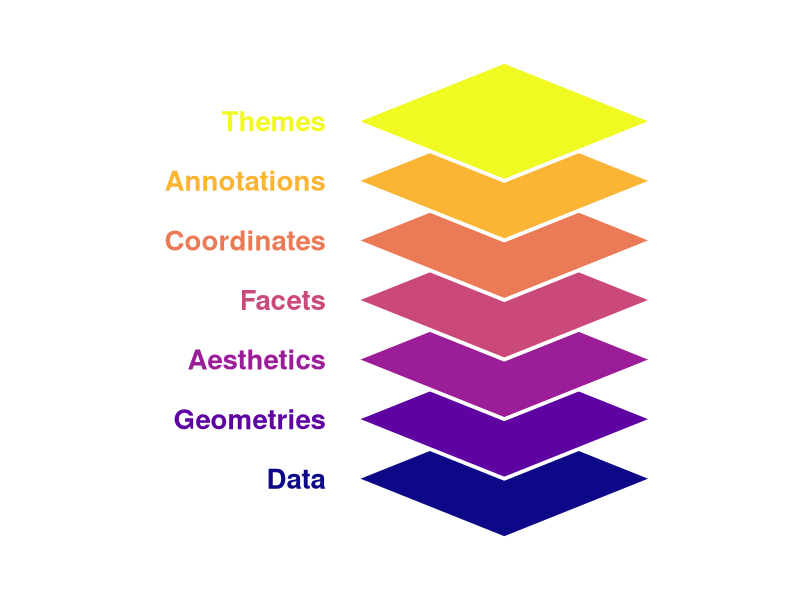
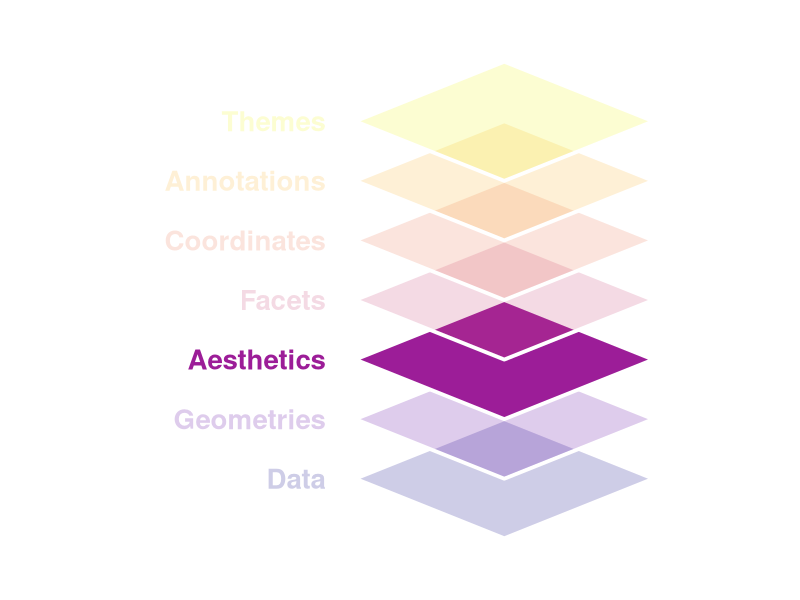
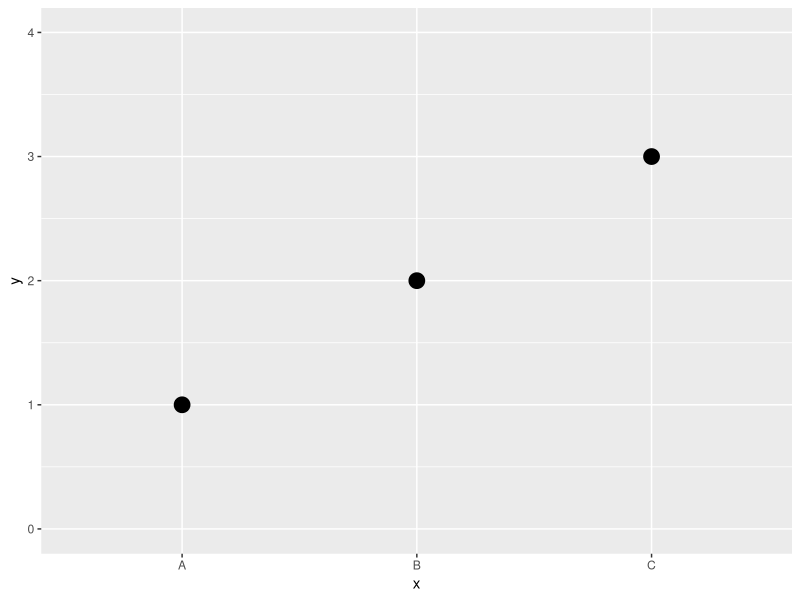
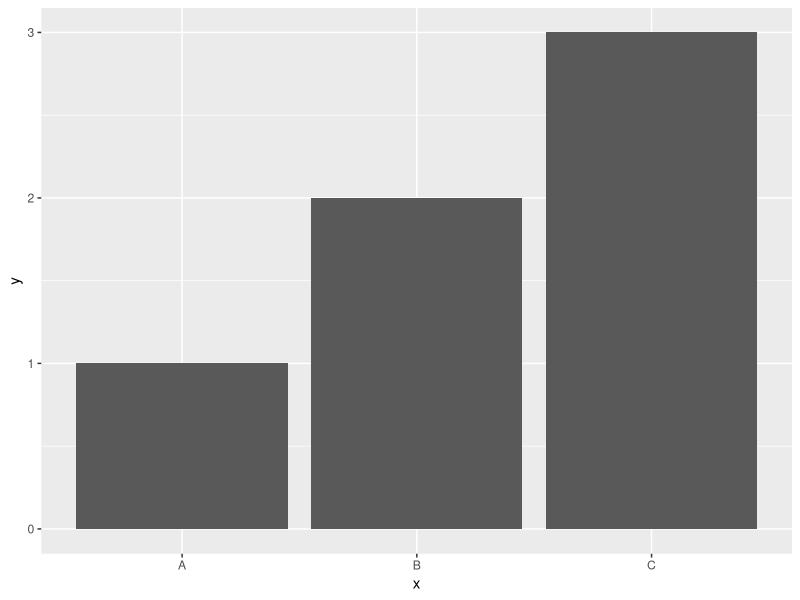
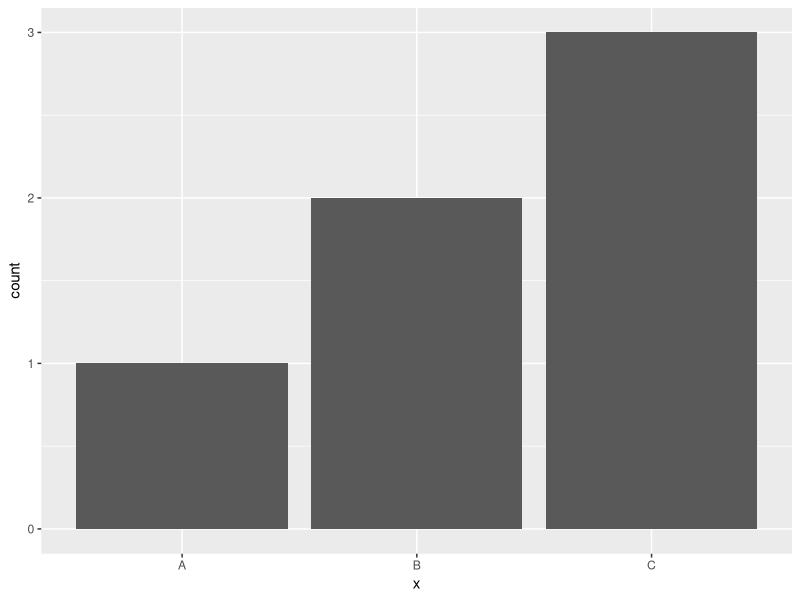
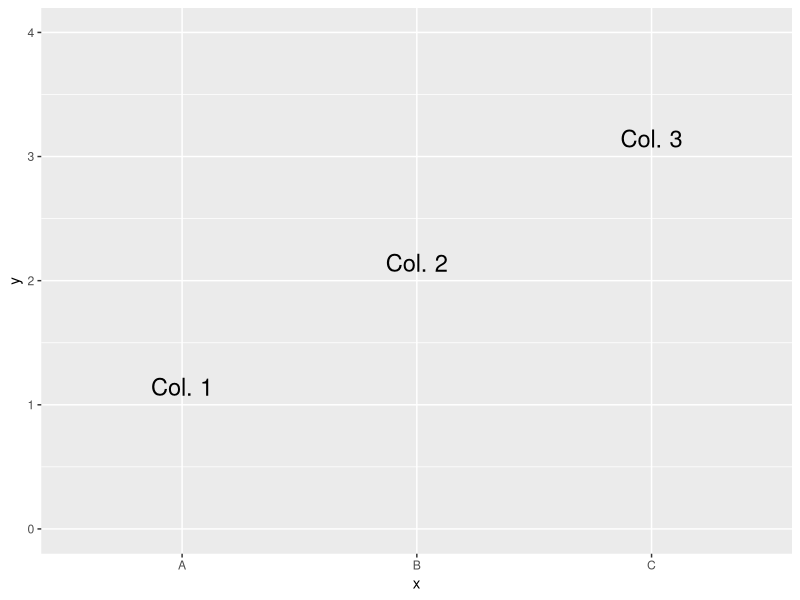
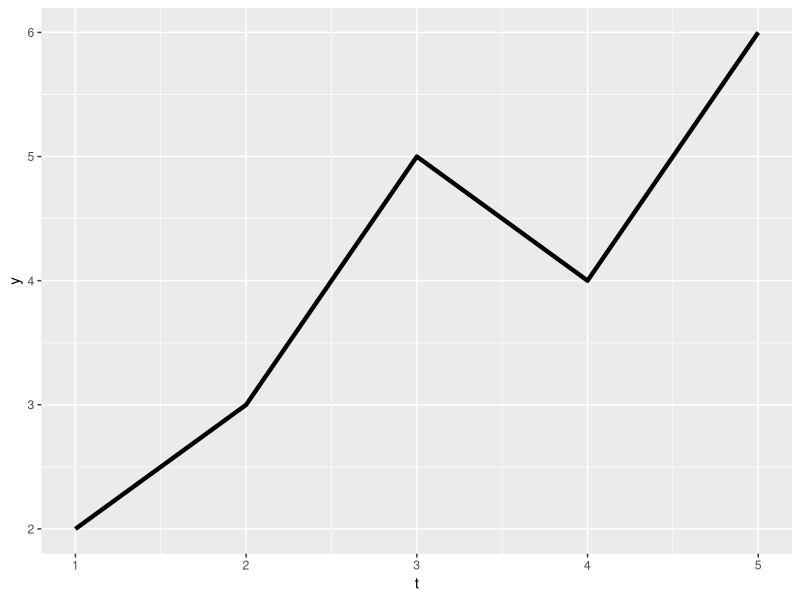
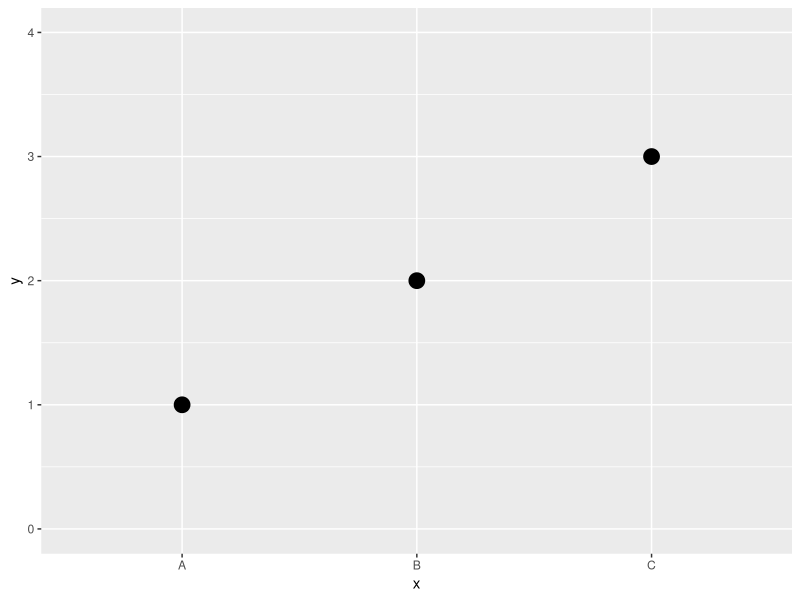

Recreate these plots in R, in order.
## ---- chunk 1
library(ggplot2)
# Layer order (bottom → top): Data → Geometries → Aesthetics → Facets → Coordinates → Annotations → Themes
layers <- rev(c("Themes","Annotations","Coordinates",
                "Facets","Aesthetics","Geometries","Data"))

# Parameters
gap_y <- 2
w0    <- 5
h0    <- 2
x_shift <- 6
n <- length(layers)

# Function to build diamonds
make_plate <- function(k) {
  w  <- w0
  h  <- h0
  y0 <- (k - 1) * gap_y
  x <- c(-w, 0,  w,  0) + x_shift
  y <- c( 0, h,  0, -h) + y0
  data.frame(
    layer = layers[k],
    k = k,
    x = x,
    y = y,
    id = paste0("P", k),
    stringsAsFactors = FALSE
  )
}

plates <- do.call(rbind, lapply(seq_len(n), make_plate))

# Label positions
label_pos <- aggregate(cbind(y) ~ layer + k, plates, mean)
label_pos$x <- x_shift - (w0 * 2.2)

# Plot
ggplot() +
  geom_polygon(
    data = plates,
    aes(x, y, group = id, fill = k),
    color = "white", linewidth = 1.3
  ) +
  geom_text(
    data = label_pos,
    aes(x + 5, y, label = layer, color = k),
    hjust = 1, fontface = "bold", size = 7
  ) +
  scale_fill_viridis_c(option = "plasma", direction = 1, guide = "none") +  
  scale_color_viridis_c(option = "plasma", direction = 1, guide = "none") +
  coord_fixed(
    xlim = c(-10, 15),
    expand = FALSE
  ) +
  theme_void() +
  theme(plot.margin = margin(20, 20, 20, 20))
## ---- chunk 2
library(ggplot2)
# Layer order (bottom → top): Data → Geometries → Aesthetics → Facets → Coordinates → Annotations → Themes
layers <- rev(c("Themes","Annotations","Coordinates",
                "Facets","Aesthetics","Geometries","Data"))

# Parameters
gap_y <- 2
w0    <- 5
h0    <- 2
x_shift <- 6
n <- length(layers)

# Function to build diamonds
make_plate <- function(k) {
  w  <- w0
  h  <- h0
  y0 <- (k - 1) * gap_y
  x <- c(-w, 0,  w,  0) + x_shift
  y <- c( 0, h,  0, -h) + y0
  data.frame(
    layer = layers[k],
    k = k,
    x = x,
    y = y,
    id = paste0("P", k),
    stringsAsFactors = FALSE
  )
}

plates <- do.call(rbind, lapply(seq_len(n), make_plate))

# Label positions
label_pos <- aggregate(cbind(y) ~ layer + k, plates, mean)
label_pos$x <- x_shift - (w0 * 2.2)

# Add alpha column to polygons
plates$alpha <- ifelse(plates$layer == "Aesthetics", 1, 0.2)
# Add matching alpha to labels
label_pos$alpha <- ifelse(label_pos$layer == "Aesthetics", 1, 0.2)

ggplot() +
  geom_polygon(
    data = plates,
    aes(x, y, group = id, fill = k, alpha = alpha),  # add alpha
    color = "white", linewidth = 1.3
  ) +
  geom_text(
    data = label_pos,
    aes(x + 5, y, label = layer, color = k, alpha = alpha), # add alpha
    hjust = 1, fontface = "bold", size = 7
  ) +
  scale_fill_viridis_c(option = "plasma", direction = 1, guide = "none") +
  scale_color_viridis_c(option = "plasma", direction = 1, guide = "none") +
  scale_alpha_identity() +   # ensures your alpha column is used directly
  coord_fixed(
    xlim = c(-10, 15),
    expand = FALSE
  ) +
  theme_void() +
  theme(plot.margin = margin(20, 20, 20, 20))
## ---- chunk 3
library(tibble); library(ggplot2)
eg <- tribble(
  ~x, ~y,
  "A", 1,
  "B", 2,
  "C", 3
)
fig_geom_point<-ggplot(eg, aes(x = x, y = y)) +
  geom_point(size = 5)+
  coord_cartesian(ylim = c(0, 4))
fig_geom_point
## ---- chunk 4
eg2 <- tribble(
  ~x, ~y,
  "A", 1,
  "B", 2,
  "C", 3
)
fig_geom_col<-ggplot(eg2, aes(x = x, y = y)) +
  geom_col()
fig_geom_col
## ---- chunk 5
eg2 <- tribble(
  ~x,
  "A",
  "B",
  "B",
  "C",
  "C",
  "C"
)

fig_geom_bar<-ggplot(eg2, aes(x = x)) +
  geom_bar()
fig_geom_bar
## ---- chunk 6
eg3 <- tribble(
  ~x, ~y, ~label,
  "A", 1, "Col. 1",
  "B", 2, "Col. 2",
  "C", 3, "Col. 3"
)
fig_geom_text<-ggplot(eg3, aes(x = x, y = y, label = label)) +
  geom_text(size = 6, vjust = -0.5)+
  coord_cartesian(ylim = c(0, 4))
fig_geom_text
## ---- chunk 7
ts <- tibble(
  t = 1:5,
  y = c(2,3,5,4,6)
)
fig_geom_line<-ggplot(ts, aes(x = t, y = y)) +
  geom_line(linewidth = 1.5)
fig_geom_line
## ---- chunk 8
library(tibble); library(ggplot2)
eg <- tribble(
  ~x, ~y,
  "A", 1,
  "B", 2,
  "C", 3
)
fig_geom_point<-ggplot(eg, aes(x = x, y = y)) +
  geom_point(size = 5)+
  coord_cartesian(ylim = c(0, 4))
fig_geom_point
## ---- chunk 9
eg2 <- tribble(
  ~x, ~y,
  "A", 1,
  "B", 2,
  "C", 3
)
fig_geom_col<-ggplot(eg2, aes(x = x, y = y)) +
  geom_col()
fig_geom_col
## ---- chunk 10
eg2 <- tribble(
  ~x,
  "A",
  "B",
  "B",
  "C",
  "C",
  "C"
)

fig_geom_bar<-ggplot(eg2, aes(x = x)) +
  geom_bar()
fig_geom_bar
## ---- chunk 11
eg3 <- tribble(
  ~x, ~y, ~label,
  "A", 1, "Col. 1",
  "B", 2, "Col. 2",
  "C", 3, "Col. 3"
)
fig_geom_text<-ggplot(eg3, aes(x = x, y = y, label = label)) +
  geom_text(size = 6, vjust = -0.5)+
  coord_cartesian(ylim = c(0, 4))
fig_geom_text
## ---- chunk 12
ts <- tibble(
  t = 1:5,
  y = c(2,3,5,4,6)
)
fig_geom_line<-ggplot(ts, aes(x = t, y = y)) +
  geom_line(linewidth = 1.5)
fig_geom_line
## ---- chunk 13
library(tibble)
library(ggplot2)
eg <- tribble(
  ~x, ~y, ~size, ~x1,
  "A", 1, 5, 1,
  "B", 1, 10, 2,
  "C", 1, 15, 3
)

# Color, discrete
ggplot(eg, aes(x = x, y = y, color = x)) +
  geom_point(size = 30) +
  guides(color = "none") +
  theme(axis.text.y = element_blank(),
        axis.ticks = element_blank())
## ---- chunk 14
# Color, continuous
ggplot(eg, aes(x = x1, y = y, color = x1)) +
  geom_point(size = 30) +
  guides(color = "none") +
  coord_cartesian(xlim = c(0.5, 3.5)) +
  theme(axis.text.y = element_blank(),
        axis.ticks = element_blank())
## ---- chunk 15
# Size
ggplot(eg, aes(x = x, y = y, size = x)) +
  geom_point() +
  scale_size_discrete(range = c(15, 30)) +
  guides(size = "none") +
  theme(axis.text.y = element_blank(),
        axis.ticks = element_blank())
## ---- chunk 16
# Fill
ggplot(eg, aes(x = x, y = y, fill = x)) +
  geom_point(size = 30, pch = 21, stroke = 5) +
  guides(fill = "none") +
  theme(axis.text.y = element_blank(),
        axis.ticks = element_blank())
## ---- chunk 17
# Shape
ggplot(eg, aes(x = x, y = y, shape = x)) +
  geom_point(size = 30) +
  guides(shape = "none") +
  theme(axis.text.y = element_blank(),
        axis.ticks = element_blank())
## ---- chunk 18
# Alpha
ggplot(eg, aes(x = x, y = y, alpha = x)) +
  geom_point(size = 30) +
  guides(alpha = "none") +
  theme(axis.text.y = element_blank(),
        axis.ticks = element_blank())
## ---- chunk 19
library(tibble)
library(ggplot2)
eg <- tribble(
  ~x, ~y, ~size, ~x1,
  "A", 1, 5, 1,
  "B", 1, 10, 2,
  "C", 1, 15, 3
)

# Color, discrete
ggplot(eg, aes(x = x, y = y, color = x)) +
  geom_point(size = 30) +
  guides(color = "none") +
  theme(axis.text.y = element_blank(),
        axis.ticks = element_blank())
## ---- chunk 20
# Color, continuous
ggplot(eg, aes(x = x1, y = y, color = x1)) +
  geom_point(size = 30) +
  guides(color = "none") +
  coord_cartesian(xlim = c(0.5, 3.5)) +
  theme(axis.text.y = element_blank(),
        axis.ticks = element_blank())
## ---- chunk 21
# Size
ggplot(eg, aes(x = x, y = y, size = x)) +
  geom_point() +
  scale_size_discrete(range = c(15, 30)) +
  guides(size = "none") +
  theme(axis.text.y = element_blank(),
        axis.ticks = element_blank())
## ---- chunk 22
# Fill
ggplot(eg, aes(x = x, y = y, fill = x)) +
  geom_point(size = 30, pch = 21, stroke = 5) +
  guides(fill = "none") +
  theme(axis.text.y = element_blank(),
        axis.ticks = element_blank())
## ---- chunk 23
# Shape
ggplot(eg, aes(x = x, y = y, shape = x)) +
  geom_point(size = 30) +
  guides(shape = "none") +
  theme(axis.text.y = element_blank(),
        axis.ticks = element_blank())
## ---- chunk 24
# Alpha
ggplot(eg, aes(x = x, y = y, alpha = x)) +
  geom_point(size = 30) +
  guides(alpha = "none") +
  theme(axis.text.y = element_blank(),
        axis.ticks = element_blank())
## ---- chunk 25
eg1 <- data.frame(
  democracy = c(-8, -7, -5, -3, 0, 2, 5, 8, 9),   # democracy score
  gdp = c(2, 9, 4, 7, 8, 20, 15, 25, 27)  # GDP per capita in $1,000s
)
## ---- chunk 26
top4<-head(eg1, n=5)
knitr::kable(top4, format = "html", row.names = FALSE)
## ---- chunk 27
# Example data
# Scatterplot with geom_point
ggplot(data=eg1, 
       aes(x = democracy, y = gdp)) +
  geom_point(size=5)+
  theme_grey(base_size = 25)
## ---- chunk 28
# Reusable dataset
eg1 <- data.frame(
  country = c(
    "North Korea",   # very autocratic, very poor
    "Saudi Arabia",  # autocratic, but richer due to oil
    "Zimbabwe",      # authoritarian, low GDP
    "Russia",        # hybrid regime, middle income
    "Nigeria",       # similar position
    "India",         # low–mid democracy, growing GDP
    "Brazil",        # democracy, mid GDP
    "Poland",        # consolidated democracy, higher GDP
    "South Korea"   # rich democracy
  ), 
  democracy = c(-8, -7, -5, -3, 0, 2, 5, 8, 9),          # democracy score
  gdp = c(2, 9, 4, 7, 8, 20, 15, 25, 27),          # GDP per capita ($1,000s)
  region = c("Asia", "Asia", "Africa",
             "Europe", "Africa", "Asia",
             "Americas", "Europe", "Asia"),        # categorical
  population = c(5, 50, 30, 12, 80, 60, 40, 100, 70), # continuous (millions)
  income_group = factor(
    c("Low", "Low", "Low",
      "Middle", "Middle", "Middle",
      "High", "High", "High"),
    levels = c("Low", "Middle", "High")),
  corruption = c(80, 65, 50, 40, 35, 30, 25, 20, 15))
## ---- chunk 29
top4<-head(eg1, n=5)
knitr::kable(top4, format = "html", row.names = FALSE)
## ---- chunk 30
# 1) color (discrete): distinguish categories with distinct hues
ggplot(eg1, aes(x = democracy, y = gdp, color = region)) +
  geom_point(size = 6) +
  theme_grey(base_size = 25)
## ---- chunk 31
# 2) color (continuous): encode a numeric gradient (low → high)
ggplot(eg1, aes(x = democracy, y = gdp, color = corruption)) +
  geom_point(size = 6) +
  theme_grey(base_size = 25)
## ---- chunk 32
# 3) size (discrete): High income = large points
ggplot(eg1, aes(x = democracy, y = gdp, size = income_group)) +
  geom_point()+
  theme_grey(base_size = 25)
## ---- chunk 33
# 4) size (continuous): encode magnitude (e.g., population)
ggplot(eg1, aes(x = democracy, y = gdp, size = population)) +
  geom_point() +
  theme_grey(base_size = 25)
## ---- chunk 34
# 5) fill (discrete): categories on filled shapes (pch 21–25, bars, areas)
ggplot(eg1, aes(x = democracy, y = gdp, fill = income_group)) +
  geom_point(shape = 21, color = "black", size=6) +
  theme_grey(base_size = 25)
## ---- chunk 35
# 6) fill (continuous): numeric gradient on filled shapes
ggplot(eg1, aes(x = democracy, y = gdp, fill = corruption)) +
  geom_point(shape = 21, size = 8, color = "black")+
  theme_grey(base_size = 25)
## ---- chunk 36
# 7) shape (discrete): differentiate categories; limited distinct shapes
ggplot(eg1, aes(x = democracy, y = gdp, shape = region)) +
  geom_point(size = 6) +
  theme_grey(base_size = 25)
## ---- chunk 37
# 8) alpha (discrete): subtle group differences; use sparingly in legends
ggplot(eg1, aes(x = democracy, y = gdp, alpha = region)) +
  geom_point(size = 8) +
  theme_grey(base_size = 25)
## ---- chunk 38
# 9) alpha (continuous): opacity encodes intensity (higher → more opaque)
ggplot(eg1, aes(x = democracy, y = gdp, alpha = corruption)) +
  geom_point(size = 8) +
  theme_grey(base_size = 25)
## ---- chunk 39
# 10) Combine judiciously: color = region (discrete), size = population (continuous)
ggplot(eg1, aes(x = democracy, y = gdp)) +
  geom_point(aes(color = region, size = population)) +
  theme_grey(base_size = 25)
## ---- chunk 40
# Overloaded example (hard to read): too many mapped aesthetics at once
# Prefer ≤2 mappings; prioritize the question your plot answers
ggplot(eg1, aes(x = democracy, y = gdp)) +
  geom_point(
    aes(color = region,
        fill  = income_group,
        shape = region,
        size  = population,
        alpha = corruption)
  ) +
  scale_size(range = c(3, 12)) +
  theme_grey(base_size = 22)
## ---- chunk 41
eg2 <- data.frame(
  x = 1:5,
  y = c(2,4,6,8,10),
  group = c("A","B","A","B","A")
)
## ---- chunk 42
top4<-head(eg2, n=6)
knitr::kable(top4, format = "html", row.names = FALSE)
## ---- chunk 43
#| code-fold: true
#| code-summary: "Show the code"
# Mapping: put inside aes() when the value comes from data
# Setting: put outside aes() for a constant value
ggplot(eg2, aes(x = x, y = y, color = group)) +
  geom_point(size=7) +
  labs(title = "Mapping: color depends on `group`")+
  theme_grey(base_size = 25)
## ---- chunk 44
#| code-fold: true
#| code-summary: "Show the code"
# Mapping: put inside aes() when the value comes from data
# Setting: put outside aes() for a constant value
ggplot(eg2, aes(x = x, y = y)) +
  geom_point(color = "red", size=7) +
  labs(title = "Setting: all points red")+
  theme_grey(base_size = 25)
## ---- chunk 45
# Wrong: constant inside aes()
ggplot(eg2, aes(x = x, y = y, color = "red")) +
  geom_point(size=7) +
  labs(title = "Mistake: constant mapped") +
  theme_grey(base_size = 25)
## ---- chunk 46
# Correct: constant outside aes()
ggplot(eg2, aes(x = x, y = y)) +
  geom_point(color = "red", size=7) +
  labs(title = "Correct: constant set") +
  theme_grey(base_size = 25)
## ---- chunk 47
eg <- tribble(
  ~x, ~y, ~x1,
  "A", 3, 1,
  "B", 6, 2,
  "C", 9, 3
)

# Color, discrete
ggplot(eg, aes(x = x, y = y, color = x)) +
  geom_col(fill = "white", linewidth = 2) +
  guides(color = "none") +
  theme(axis.text.y = element_blank(),
        axis.ticks = element_blank())
## ---- chunk 48
# Color, continuous
ggplot(eg, aes(x = x1, y = y, color = x1)) +
  geom_col(fill = "white", linewidth = 2) +
  guides(color = "none") +
  coord_cartesian(xlim = c(0.5, 3.5)) +
  theme(axis.text.y = element_blank(),
        axis.ticks = element_blank())
## ---- chunk 49
# Fill
ggplot(eg, aes(x = x, y = y, fill = x)) +
  geom_col() +
  guides(fill = "none") +
  theme(axis.text.y = element_blank(),
        axis.ticks = element_blank())
## ---- chunk 50
# Fill + Color (black outline)
ggplot(eg, aes(x = x, y = y, fill = x)) +
  geom_col(color = "black", linewidth = 1) +
  guides(fill = "none") +
  theme(axis.text.y = element_blank(),
        axis.ticks = element_blank())
## ---- chunk 51
# Fill, continuous
ggplot(eg, aes(x = x1, y = y, fill = x1)) +
  geom_col() +
  guides(fill = "none") +
  coord_cartesian(xlim = c(0.5, 3.5)) +
  theme(axis.text.y = element_blank(),
        axis.ticks = element_blank())
## ---- chunk 52
# Alpha
ggplot(eg, aes(x = x, y = y, alpha = x)) +
  geom_col(fill = "steelblue") +
  guides(alpha = "none") +
  theme(axis.text.y = element_blank(),
        axis.ticks = element_blank())
## ---- chunk 53
eg <- tribble(
  ~x, ~y, ~x1,
  "A", 3, 1,
  "B", 6, 2,
  "C", 9, 3
)

# Color, discrete
ggplot(eg, aes(x = x, y = y, color = x)) +
  geom_col(fill = "white", linewidth = 2) +
  guides(color = "none") +
  theme(axis.text.y = element_blank(),
        axis.ticks = element_blank())
## ---- chunk 54
# Color, continuous
ggplot(eg, aes(x = x1, y = y, color = x1)) +
  geom_col(fill = "white", linewidth = 2) +
  guides(color = "none") +
  coord_cartesian(xlim = c(0.5, 3.5)) +
  theme(axis.text.y = element_blank(),
        axis.ticks = element_blank())
## ---- chunk 55
# Fill
ggplot(eg, aes(x = x, y = y, fill = x)) +
  geom_col() +
  guides(fill = "none") +
  theme(axis.text.y = element_blank(),
        axis.ticks = element_blank())
## ---- chunk 56
# Fill + Color (black outline)
ggplot(eg, aes(x = x, y = y, fill = x)) +
  geom_col(color = "black", linewidth = 1) +
  guides(fill = "none") +
  theme(axis.text.y = element_blank(),
        axis.ticks = element_blank())
## ---- chunk 57
# Fill, continuous
ggplot(eg, aes(x = x1, y = y, fill = x1)) +
  geom_col() +
  guides(fill = "none") +
  coord_cartesian(xlim = c(0.5, 3.5)) +
  theme(axis.text.y = element_blank(),
        axis.ticks = element_blank())
## ---- chunk 58
# Alpha
ggplot(eg, aes(x = x, y = y, alpha = x)) +
  geom_col(fill = "steelblue") +
  guides(alpha = "none") +
  theme(axis.text.y = element_blank(),
        axis.ticks = element_blank())
## ---- chunk 59
# Pre-aggregated counts instead of raw rows
eg3 <- data.frame(
  education = c(
    "Primary", "Primary", "High School", "High School", "High School",
    "College", "College", "College", "College"
  )
)
## ---- chunk 60
top4<-head(eg3, n=4)
knitr::kable(top4, format = "html", row.names = FALSE)
## ---- chunk 61
library(dplyr)
# Count occurrences of each education level
eg3b <- eg3 %>%
  count(education)
## ---- chunk 62
top4<-head(eg3b, n=4)
knitr::kable(top4, format = "html", row.names = FALSE)
## ---- chunk 63
ggplot(eg3b, aes(x = education, y = n)) +
  geom_col() +
  theme_grey(base_size = 25)
## ---- chunk 64
# fill = education (discrete)
ggplot(eg3b, aes(x = education, y = n, fill = education)) +
  geom_col() +
  theme_grey(base_size = 25)
## ---- chunk 65
# fill = education (discrete)
ggplot(eg3b, aes(x = education, y = n, fill = education)) +
  geom_col(color = "black", linewidth = 1) +
  theme_grey(base_size = 25)
## ---- chunk 66
eg <- tribble(
  ~x, ~y, ~group,
   1,  2, "A",
   2,  3, "A",
   3,  5, "A",
   4,  6, "A",
   5,  8, "A",
   1,  1, "B",
   2,  2, "B",
   3,  3, "B",
   4,  5, "B",
   5,  7, "B"
)

# Color, discrete
ggplot(eg, aes(x = x, y = y, color = group, group=group)) +
  geom_line(linewidth = 2) +
  guides(color = "none") +
  theme(axis.text.y = element_blank(),
        axis.ticks = element_blank())
## ---- chunk 67
ggplot(eg, aes(x = x, y = y, color = x, group=group)) +
  geom_line(linewidth = 2) +
  guides(color = "none") +
  theme(axis.text.y = element_blank(),
  axis.ticks = element_blank())
## ---- chunk 68
# Size
ggplot(eg, aes(x = x, y = y, size = x, group=group)) +
  geom_line() +
  scale_size_continuous(range = c(0.5, 3)) +
  guides(size = "none") +
  theme(axis.text.y = element_blank(),
        axis.ticks = element_blank())
## ---- chunk 69
# Linewidth
ggplot(eg, aes(x = x, y = y, linewidth = x, group=group)) +
  geom_line() +
  scale_linewidth_continuous(range = c(0.5, 3)) +
  guides(linewidth = "none") +
  theme(axis.text.y = element_blank(),
        axis.ticks = element_blank())
## ---- chunk 70
ggplot(eg, aes(x = x, y = y, linetype = group, group=group)) +
  geom_line(linewidth = 1.5) +
  guides(linetype = "none") +
  theme(axis.text.y = element_blank(),
  axis.ticks = element_blank())
## ---- chunk 71
# Alpha
ggplot(eg, aes(x = x, y = y, alpha = x, group=group)) +
  geom_line(linewidth = 2) +
  guides(alpha = "none") +
  theme(axis.text.y = element_blank(),
        axis.ticks = element_blank())
## ---- chunk 72
eg <- tribble(
  ~x, ~y, ~group,
   1,  2, "A",
   2,  3, "A",
   3,  5, "A",
   4,  6, "A",
   5,  8, "A",
   1,  1, "B",
   2,  2, "B",
   3,  3, "B",
   4,  5, "B",
   5,  7, "B"
)

# Color, discrete
ggplot(eg, aes(x = x, y = y, color = group)) +
  geom_line(linewidth = 2) +
  guides(color = "none") +
  theme(axis.text.y = element_blank(),
        axis.ticks = element_blank())
## ---- chunk 73
ggplot(eg, aes(x = x, y = y, color = x, group=group)) +
geom_line(linewidth = 2) +
guides(color = "none") +
theme(axis.text.y = element_blank(),
axis.ticks = element_blank())
## ---- chunk 74
# Size
ggplot(eg, aes(x = x, y = y, size = x, group=group)) +
  geom_line() +
  scale_size_continuous(range = c(0.5, 3)) +
  guides(size = "none") +
  theme(axis.text.y = element_blank(),
        axis.ticks = element_blank())
## ---- chunk 75
# Linewidth
ggplot(eg, aes(x = x, y = y, linewidth = x, group=group)) +
  geom_line() +
  scale_linewidth_continuous(range = c(0.5, 3)) +
  guides(linewidth = "none") +
  theme(axis.text.y = element_blank(),
        axis.ticks = element_blank())
## ---- chunk 76
ggplot(eg, aes(x = x, y = y, linetype = group, group=group)) +
geom_line(linewidth = 1.5) +
guides(linetype = "none") +
theme(axis.text.y = element_blank(),
axis.ticks = element_blank())
## ---- chunk 77
# Alpha
ggplot(eg, aes(x = x, y = y, alpha = x, group=group)) +
  geom_line(linewidth = 2) +
  guides(alpha = "none") +
  theme(axis.text.y = element_blank(),
        axis.ticks = element_blank())
## ---- chunk 78
# Toy dataset
eg4 <- data.frame(
  year = c(2000, 2004, 2008, 2012, 2016, 2020),
  turnout = c(55, 58, 62, 60, 59, 65)
)
## ---- chunk 79
top4<-head(eg4, n=6)
knitr::kable(top4, format = "html", row.names = FALSE)
## ---- chunk 80
#| code-fold: true
#| code-summary: "Show the code"
ggplot(eg4, aes(x = year, y = turnout)) +
  geom_line(linewidth=4) +
  theme_grey(base_size = 25)
## ---- chunk 81
# Toy dataset with US and UK
eg5 <- data.frame(
  year = rep(c(2000, 2004, 2008, 2012, 2016, 2020), times = 2),
  turnout = c(
    # US presidential elections
    54, 60, 62, 58, 56, 65,
    # UK general elections (closest years aligned to US election years for teaching)
    59, 61, 65, 66, 68, 67
  ),
  country = rep(c("United States", "United Kingdom"), each = 6)
)
## ---- chunk 82
top4<-head(eg5, n=8)
knitr::kable(top4, format = "html", row.names = FALSE)
## ---- chunk 83
#| code-fold: true
#| code-summary: "Show the code"
ggplot(eg5, aes(x = year, y = turnout, color = country)) +
  geom_line(linewidth=4) +
  theme_grey(base_size = 25)
## ---- chunk 84
#| code-fold: true
#| code-summary: "Show the code"

ggplot(eg5, aes(x = year, y = turnout, linewidth = country)) +
  geom_line() +
  theme_grey(base_size = 25)
## ---- chunk 85
ggplot(eg5, aes(x = year, y = turnout, linetype = country)) +
  geom_line(linewidth=4) +
  theme_grey(base_size = 25)
## ---- chunk 86
ggplot(eg5, aes(x = year, y = turnout, 
      linetype = country, color = country)) +
  geom_line(linewidth=4) +
  theme_grey(base_size = 25)
## ---- chunk 87
ggplot(eg5, aes(x = year, y = turnout, 
  linetype = country, color = country)) +
  geom_line(linewidth=4) +
  geom_point(size = 6) +
  theme_grey(base_size = 25)
## ---- chunk 88
set.seed(123)

# Toy survey dataset
eg6 <- data.frame(
  gender = rep(c("Men", "Women"), each = 20),
  trust = c(
    rnorm(20, mean = 5, sd = 2),
    rnorm(20, mean = 8, sd = 1)
  )
)
## ---- chunk 89
top4<-head(eg6, n=8)
knitr::kable(top4, format = "html", row.names = FALSE)
## ---- chunk 90
#| code-fold: true
#| code-summary: "Show the code"
ggplot(eg6, aes(x = gender, y = trust)) +
  geom_boxplot() +
  theme_grey(base_size = 25)
## ---- chunk 91
#| code-fold: true
#| code-summary: "Show the code"
ggplot(eg6, aes(x = gender, y = trust, fill = gender)) +
  geom_boxplot()+
  theme_grey(base_size = 25)
## ---- chunk 92
#| code-fold: true
#| code-summary: "Show the code"
ggplot(eg6, aes(x = trust, fill = gender)) +
  geom_histogram(bins = 10, color = "white", alpha = 0.5, position = "identity") +
  theme_grey(base_size = 25)
## ---- chunk 93
#| code-fold: true
#| code-summary: "Show the code"
library(ggplot2)
library(sf)
library(rnaturalearth)
library(rnaturalearthdata)

world <- ne_countries(scale = "medium", 
                      returnclass = "sf")
europe_bounds <- list(x = c(-10, 40),
                      y = c(35, 70))

# Mapping it
ggplot() +
  geom_sf(data = world, aes(fill=log(pop_est))) +
  coord_sf(xlim = europe_bounds$x, 
           ylim = europe_bounds$y) +
  theme_grey(base_size = 25)
## ---- chunk 94
# Reusable dataset
eg1 <- data.frame(
  country = c(
    "North Korea",   # very autocratic, very poor
    "Saudi Arabia",  # autocratic, but richer due to oil
    "Zimbabwe",      # authoritarian, low GDP
    "Russia",        # hybrid regime, middle income
    "Nigeria",       # similar position
    "India",         # low–mid democracy, growing GDP
    "Brazil",        # democracy, mid GDP
    "Poland",        # consolidated democracy, higher GDP
    "South Korea"   # rich democracy
  ), 
  democracy = c(-8, -7, -5, -3, 0, 2, 5, 8, 9),          # democracy score
  gdp = c(2, 9, 4, 7, 8, 20, 15, 25, 27),          # GDP per capita ($1,000s)
  region = c("Asia", "Asia", "Africa",
             "Europe", "Africa", "Asia",
             "Americas", "Europe", "Asia"),        # categorical
  population = c(5, 50, 30, 12, 80, 60, 40, 100, 70), # continuous (millions)
  income_group = factor(
    c("Low", "Low", "Low",
      "Middle", "Middle", "Middle",
      "High", "High", "High"),
    levels = c("Low", "Middle", "High")),
  corruption = c(80, 65, 50, 40, 35, 30, 25, 20, 15))
## ---- chunk 95
top4<-head(eg1, n=5)
knitr::kable(top4, format = "html", row.names = FALSE)
## ---- chunk 96
# 1) color (discrete): differentiate categories with distinct hues
ggplot(eg1, aes(x = democracy, y = gdp, color = region)) +
  geom_point(size=10) +
  theme_grey(base_size = 25)
## ---- chunk 97
# 1) color (discrete): differentiate categories with distinct hues
ggplot(eg1, aes(x = democracy, y = gdp, color = region)) +
  geom_point(size=10) +
  theme_grey(base_size = 25)+
  scale_color_viridis_d(option = "viridis")  # you can also try "magma", "inferno", "cividis", etc.
## ---- chunk 98
# 2) color (continuous): encode a numeric gradient (low → high)
ggplot(eg1, aes(x = democracy, y = gdp, color = corruption)) +
  geom_point(size = 10) +
  theme_grey(base_size = 25)
## ---- chunk 99
# 2) color (continuous): encode a numeric gradient (low → high)
ggplot(eg1, aes(x = democracy, y = gdp, color = corruption)) +
  geom_point(size = 10) +
  theme_grey(base_size = 25)+
  scale_color_viridis_c(option = "viridis")  # you can also try "magma", "inferno", "cividis", etc.
## ---- chunk 100
#| code-fold: true
#| code-summary: "Show the code"
library(ggplot2)
library(sf)
library(rnaturalearth)
library(rnaturalearthdata)

world <- ne_countries(scale = "medium", 
                      returnclass = "sf")
europe_bounds <- list(x = c(-10, 40),
                      y = c(35, 70))

# Mapping it
ggplot() +
  geom_sf(data = world, aes(fill=log(pop_est))) +
  coord_sf(xlim = europe_bounds$x, 
           ylim = europe_bounds$y) +
  labs(title = "European Countries")+
  theme_grey(base_size = 25)
## ---- chunk 101
#| code-fold: true
#| code-summary: "Show the code"
library(ggplot2)
library(sf)
library(rnaturalearth)
library(rnaturalearthdata)

world <- ne_countries(scale = "medium", 
                      returnclass = "sf")
europe_bounds <- list(x = c(-10, 40),
                      y = c(35, 70))

# Mapping it
ggplot() +
  geom_sf(data = world, aes(fill=log(pop_est))) +
  coord_sf(xlim = europe_bounds$x, 
           ylim = europe_bounds$y) +
  labs(title = "European Countries")+
  theme_grey(base_size = 25)+
  scale_fill_viridis_c(option = "viridis", na.value = "grey90")   # <-- use fill scale
## ---- chunk 102
ggplot(eg1, aes(x = democracy, y = gdp)) +
  geom_point(size = 6) +
  theme_grey(base_size = 25)
## ---- chunk 103
# 2) color (continuous): encode a numeric gradient (low → high)
ggplot(eg1, aes(x = democracy, y = gdp, color=corruption)) +
  geom_point(size = 6) +
  theme_grey(base_size = 25)+
  scale_color_viridis_c(option = "viridis")  # you can also try "magma", "inferno", "cividis", etc.
## ---- chunk 104
# color (continuous): encode a numeric gradient (low → high)
# size (continuous): encode magnitude with point size
ggplot(eg1, aes(x = democracy, y = gdp, color=corruption, size=population)) +
  geom_point() +
  theme_grey(base_size = 25)+
  scale_color_viridis_c(option = "viridis") # you can also try "magma", "inferno", "cividis", etc.
## ---- chunk 105
ggplot(eg1, aes(x = democracy, y = gdp)) +
  geom_point(size = 6) +
  theme_grey(base_size = 25)
## ---- chunk 106
# 2) color (continuous): encode a numeric gradient (low → high)
ggplot(eg1, aes(x = democracy, y = gdp, color=corruption)) +
  geom_point(size = 6) +
  theme_grey(base_size = 25)+
  scale_color_viridis_c(option = "viridis")  # you can also try "magma", "inferno", "cividis", etc.
## ---- chunk 107
# color (continuous): encode a numeric gradient (low → high)
# size (continuous): encode magnitude with point size
ggplot(eg1, aes(x = democracy, y = gdp, color=corruption, size=population)) +
  geom_point() +
  theme_grey(base_size = 25)+
  scale_color_viridis_c(option = "viridis") + # you can also try "magma", "inferno", "cividis", etc.
  scale_size(range = c(3, 15))
